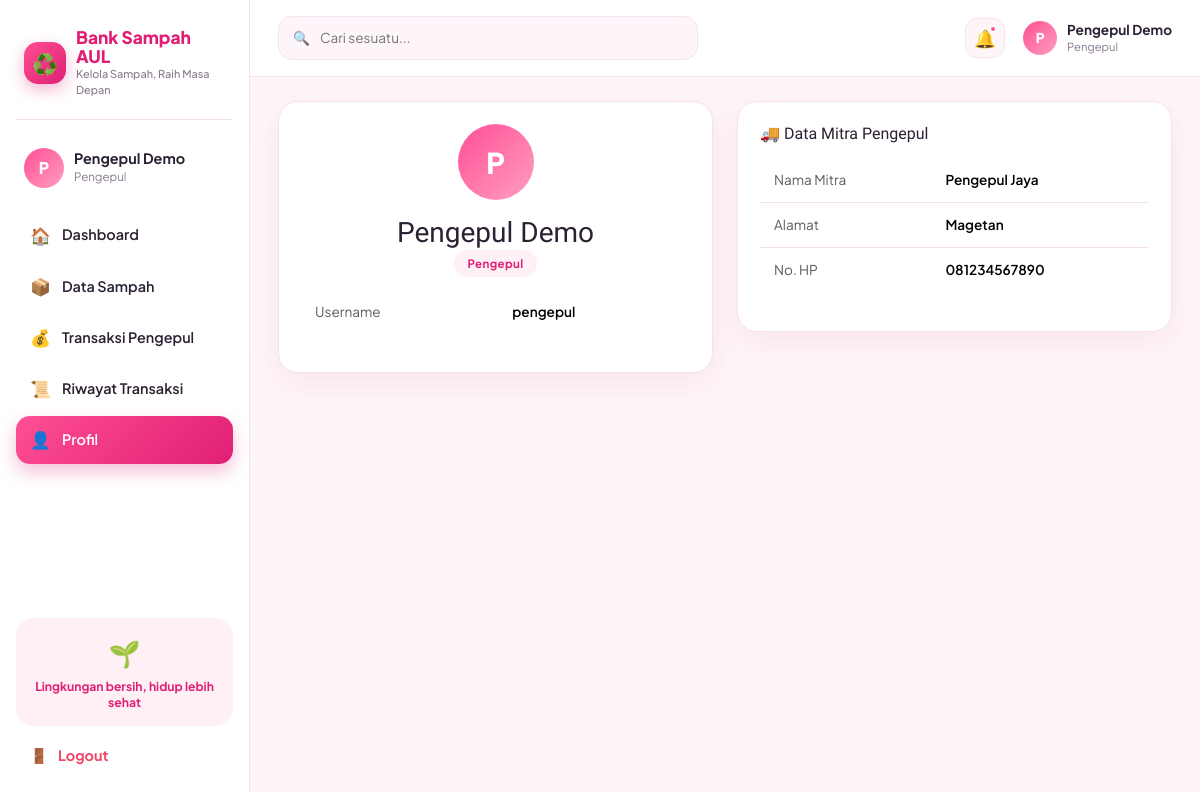
Screenshot of /pengepul/old_profil.php (signed in) with the database file from the repository.
### tables this page shows
CREATE TABLE user (
    id_user INT AUTO_INCREMENT PRIMARY KEY,
    nama VARCHAR(100) NOT NULL,
    username VARCHAR(50) NOT NULL UNIQUE,
    password VARCHAR(255) NOT NULL,
    role ENUM('admin','nasabah','user','pengepul') NOT NULL DEFAULT 'user',
    saldo DECIMAL(12,2) NOT NULL DEFAULT 0
);

CREATE TABLE pengepul (
    id_pengepul INT AUTO_INCREMENT PRIMARY KEY,
    nama_pengepul VARCHAR(100) NOT NULL,
    username VARCHAR(50) NOT NULL UNIQUE,
    password VARCHAR(255) NOT NULL,
    alamat TEXT,
    no_hp VARCHAR(20),
    created_at TIMESTAMP DEFAULT CURRENT_TIMESTAMP
);

### pengepul/old_profil.php (the view, shortened to what this page needs)
<?php
require "../auth.php"; wajib_role("pengepul"); require "../config.php";
$uid = (int)$_SESSION['id_user'];
$u = mysqli_fetch_assoc(mysqli_query($koneksi, "SELECT * FROM user WHERE id_user=$uid"));
$mitra = mysqli_fetch_assoc(mysqli_query($koneksi, "SELECT * FROM pengepul ORDER BY id_pengepul ASC LIMIT 1"));
require "../includes/header.php";
?>
<div class="row g-4">
  <div class="col-lg-6">
    <div class="card-soft text-center">
      <div class="avatar mx-auto mb-3" style="width:76px;height:76px;font-size:1.8rem"><?= strtoupper(substr($u['nama'],0,1)) ?></div>
      <h3 class="mb-0"><?= htmlspecialchars($u['nama']) ?></h3>
      <p class="text-muted mb-3"><span class="badge-role"><?= ucfirst($u['role']) ?></span></p>
      <table class="table text-start">
        <tbody>
          <tr><td class="text-muted">Username</td><td class="fw-semibold"><?= htmlspecialchars($u['username']) ?></td></tr>
        </tbody>
      </table>
    </div>
  </div>
  <?php if ($mitra): ?>
  <div class="col-lg-6">
    <div class="card-soft">
      <div class="card-title"><h3>🚚 Data Mitra Pengepul</h3></div>
      <table class="table">
        <tbody>
          <tr><td class="text-muted">Nama Mitra</td><td class="fw-semibold"><?= htmlspecialchars($mitra['nama_pengepul']) ?></td></tr>
          <tr><td class="text-muted">Alamat</td><td class="fw-semibold"><?= htmlspecialchars($mitra['alamat']) ?></td></tr>
          <tr><td class="text-muted">No. HP</td><td class="fw-semibold"><?= htmlspecialchars($mitra['no_hp']) ?></td></tr>
        </tbody>
      </table>
    </div>
  </div>
  <?php endif; ?>
</div>
<?php require "../includes/footer.php"; ?>

### assets/css/style.css (style rules this page uses)
:root { --pink:#ff4f93; --pink-dark:#e01f74; --pink-light:#ffe3ef; --pink-soft:#fff0f6; --purple:#8b5cf6; --purple-light:#efe6ff; --blue:#2f8fff; --blue-light:#e4f0ff; --orange:#ff9f43; --orange-light:#fff1df; --teal:#12b3a8; --teal-light:#dcf7f4; --green:#22c55e; --green-light:#e2f9e9; --red:#f14668; --red-light:#fde3e9; --ink:#2c2033; --ink-soft:#8a7a8f; --bg:#fdf5f9; --card:#ffffff; --border:#f6e2ec; --radius:20px; --shadow:0 10px 30px rgba(224,31,116,.08); }
* { box-sizing:border-box }
html,body { height:100% }
body { margin:0; font-family:'Plus Jakarta Sans',sans-serif; background:var(--bg); color:var(--ink); -webkit-font-smoothing:antialiased; }
h1,h2,h3,h4,h5,.brand { font-family:'Baloo 2',cursive }
.badge-role { background:var(--pink-soft);color:var(--pink-dark);padding:6px 14px;border-radius:20px;font-weight:700;font-size:.72rem;letter-spacing:.03em }
.avatar { width:40px;height:40px;border-radius:50%;background:linear-gradient(135deg,var(--pink),#ff9ec2); display:flex;align-items:center;justify-content:center;color:#fff;font-weight:800;flex:0 0 40px;font-size:1rem; }
.card-soft { background:var(--card);border-radius:var(--radius);padding:22px;box-shadow:var(--shadow);border:1px solid var(--border) }
.card-title { display:flex;align-items:center;justify-content:between;gap:10px;margin-bottom:14px }
.card-title h3 { font-size:1rem;margin:0;color:var(--ink) }
.table { width:100%;border-collapse:separate;border-spacing:0;font-size:.85rem }
.table tbody td { padding:12px 14px;border-bottom:1px solid var(--border);vertical-align:middle }
.table tbody tr:last-child td { border-bottom:0 }

### rows the page displays
user: nama "P", nama "Pengepul Demo", role "Pengepul", username "pengepul"
pengepul: nama_pengepul "Pengepul Jaya", alamat "Magetan", no_hp "081234567890"

### other values shown
$inisial "P"
$nama "Pengepul Demo"
$roleLabel "Pengepul"
$m['icon'] "🏠"
$m['label'] "Dashboard"
$m['icon'] "📦"
$m['label'] "Data Sampah"
$m['icon'] "💰"
$m['label'] "Transaksi Pengepul"
$m['icon'] "📜"
$m['label'] "Riwayat Transaksi"
$m['icon'] "👤"
$m['label'] "Profil"
